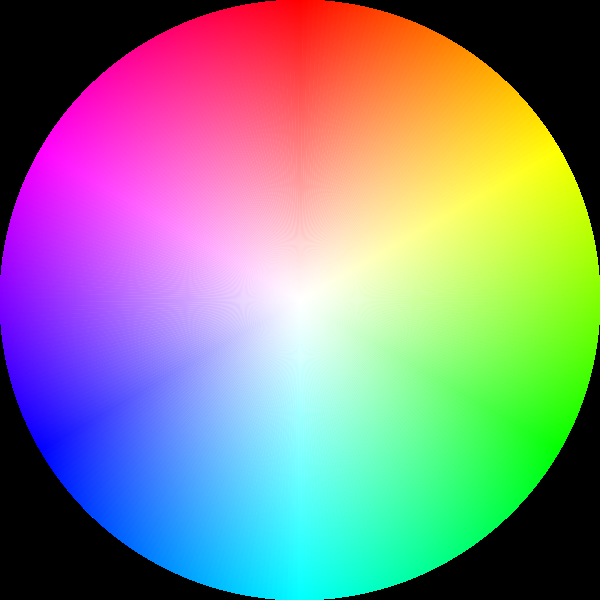
#> input picture Images/Coloured_Circle.png, 600 x 600 px, found by its file name
$ python 5_splitting_channels.py
#> lines starting #> are read from the running program, lines starting #| are printed output that depends on the picture
import cv2

img = cv2.imread("Images//Coloured_Circle.png")
#> img is the input picture: shape (600, 600, 3); mean B, G, R 134.4, 134.4, 134.4
cv2.imshow("Original Image",img)

# [9 lines of commented-out code are left out]
r = img.copy()              	# Creates a copy of the image array
r[:,:,0] = r[:,:,1] = 0         # Setting b & g channels to 0/black
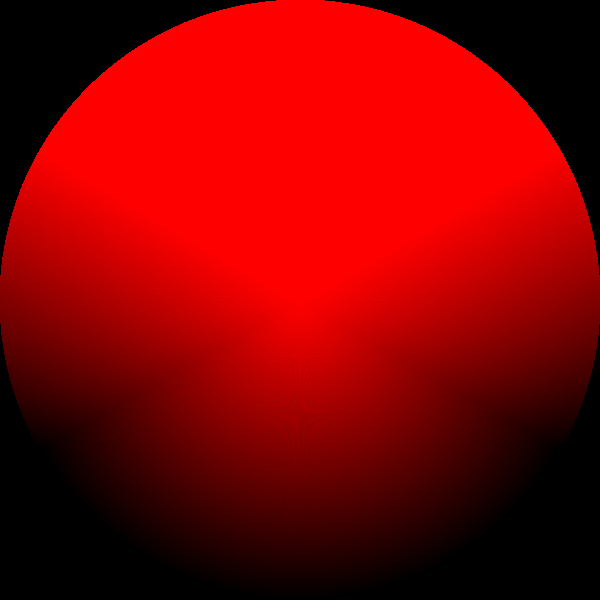
#> r: shape (600, 600, 3); mean B, G, R 0, 0, 134.4
cv2.imshow("red",r)

g = img.copy()
g[:,:,0] = g[:,:,2] = 0         # Setting b & r channels to 0/black
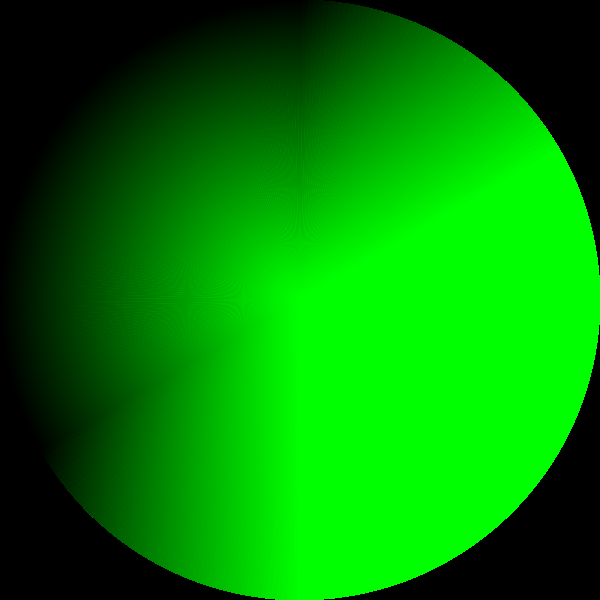
#> g: shape (600, 600, 3); mean B, G, R 0, 134.4, 0
cv2.imshow("green",g)

b = img.copy()
b[:,:,1] = b[:,:,2] = 0         # Setting g & r channels to 0/black
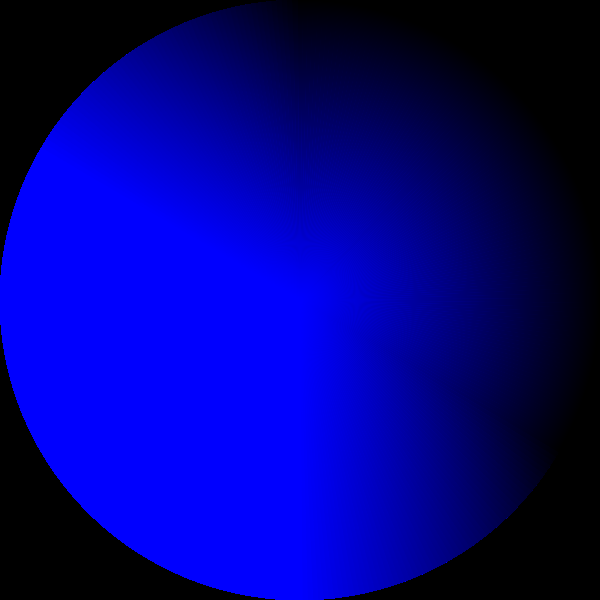
#> b: shape (600, 600, 3); mean B, G, R 134.4, 0, 0
cv2.imshow("blue",b)

cv2.waitKey(0)
